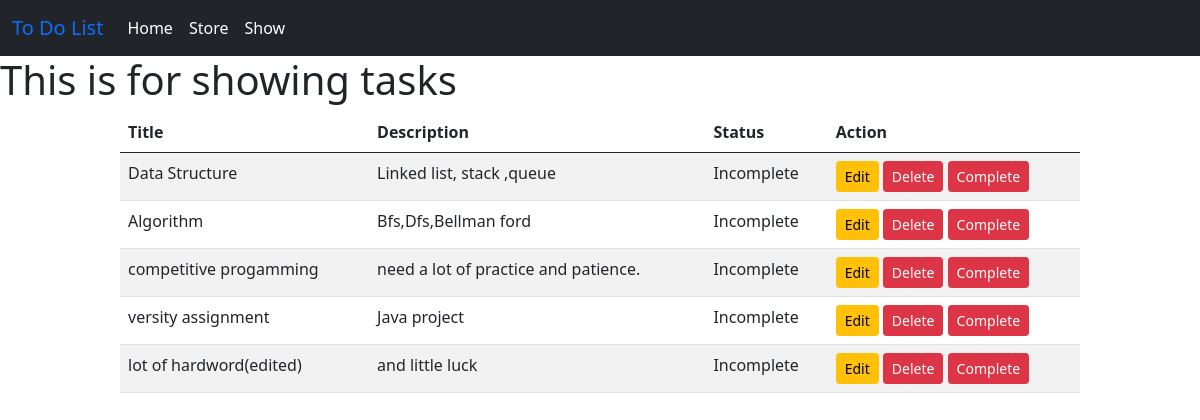
Page /show_tasks/ on the committed database.
### book/models.py (models this page shows)
class TaskModel(models.Model):
    taskTitle=models.CharField(max_length=50)
    taskDescription=models.CharField(max_length=100)
    is_completed=models.BooleanField(default=False)

### book/views.py (the view)
# urls.py: path('show_tasks/',show,name='show'),
def show(request):
    book=TaskModel.objects.all()
    return render(request,'show.html',{'data':book})

### book/templates/show.html
{% extends "base.html" %}
{% block content %}
<h1 >This is for showing tasks</h1>
<div style="width:80%; margin:auto">
    {% if data %}
    <table class="table table-striped table-hover">
        <thead>
          <tr>
            <th scope="col">Title</th>
            <th scope="col">Description</th>
            <th scope="col">Status</th>
            <th scope="col">Action</th>
          </tr>
        </thead>
        <tbody>
            {% for item in data %}
            <tr>
                <td>{{item.taskTitle}}</td>
                <td>{{item.taskDescription}}</td>
                {% if item.is_completed %}
                <td> Completed </td>
                {% else %}
                <td> Incomplete </td>
                {% endif %}
                <td><a href="{% url 'edit' item.id %}" class='btn btn-warning btn-sm'>Edit</a> <a class='btn btn-danger btn-sm' href="{% url 'delete' item.id %}">Delete</a> <a class='btn btn-danger btn-sm' href="">Complete</a> </td>
              </tr>
            {% endfor %}
        </tbody>
      </table>
      {% else  %}
      <h3>No data available</h3>
      {% endif %}
</div>
{% endblock  %}

### book/templates/base.html (shortened to what this page needs)
<!DOCTYPE html>
<html lang="en">
  <head>
    <link
      href="https://cdn.jsdelivr.net/npm/bootstrap@5.0.2/dist/css/bootstrap.min.css"
      rel="stylesheet"
    />
  </head>
  <body>
    <nav class="navbar navbar-expand-lg bg-dark text-white">
        <div class="container-fluid text-white">
          <a class="navbar-brand" href="#">To Do List</a>
          <div class="collapse navbar-collapse" id="navbarNav">
            <ul class="navbar-nav ">
              <li class="nav-item">
                <a href="/"class="nav-link active text-white" aria-current="page">Home</a>
              </li>
              <li class="nav-item">
                <a href="{% url 'store' %}" class="nav-link text-white">Store </a>
              </li>
              <li class="nav-item">
                <a href="{% url 'show' %}" class="nav-link text-white" >Show </a>
              </li>
            </ul>
          </div>
        </div>
      </nav>
    {% block content %}{% endblock %}
  </body>
</html>

### rows in the picture
TaskModel: taskTitle "Data Structure", taskDescription "Linked list, stack ,queue", is_completed "Incomplete"
TaskModel: taskTitle "Algorithm", taskDescription "Bfs,Dfs,Bellman ford", is_completed "Incomplete"
TaskModel: taskTitle "competitive progamming", taskDescription "need a lot of practice and patience.", is_completed "Incomplete"
TaskModel: taskTitle "versity assignment", taskDescription "Java project", is_completed "Incomplete"
TaskModel: taskTitle "lot of hardword(edited)", taskDescription "and little luck", is_completed "Incomplete"
